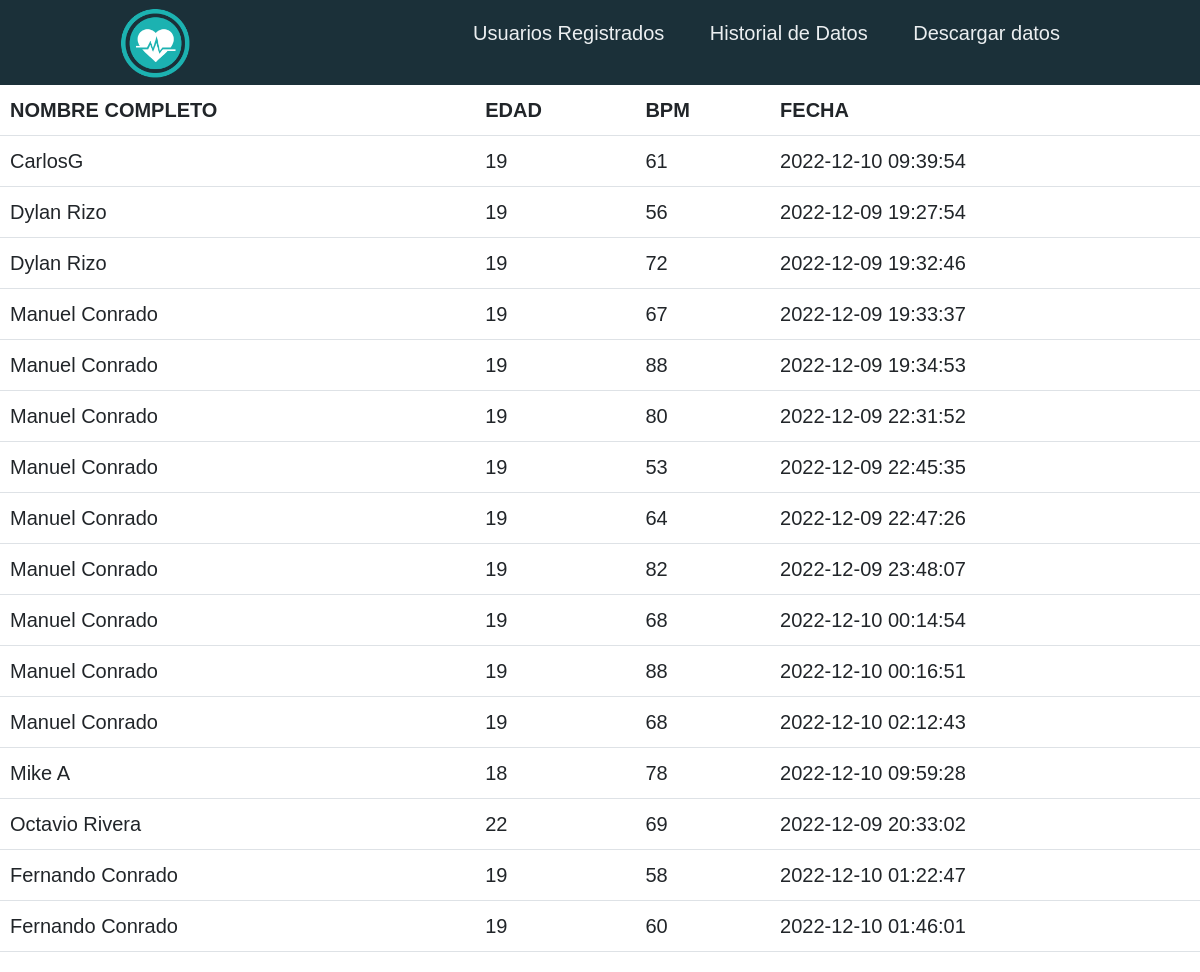
The app's page /datos with its own data.
### tables this page shows
CREATE TABLE datos (
    usuario_id INTEGER,
    Bpm        INTEGER,
    Fecha      DATETIME
);

CREATE TABLE usuarios (
    id             INTEGER PRIMARY KEY AUTOINCREMENT,
    NombreCompleto TEXT    NOT NULL,
    Edad           INTEGER NOT NULL,
    Usuario        TEXT    NOT NULL
                           UNIQUE,
    Correo         TEXT    NOT NULL
                           UNIQUE,
    Clave          TEXT    NOT NULL
);

### app.py (the view)
@app.route("/datos")
def datos():
    datos = db.execute("SELECT * FROM usuarios JOIN datos ON id = usuario_id ORDER BY usuario ASC")
    return render_template("datos.html", datos=datos)

### templates/datos.html (shortened to what this page needs)
{% extends "panelAdmin.html" %}
{% block body %}
<table class="table">
    <thead>
        <tr>
            <th scope="col">NOMBRE COMPLETO</th>
            <th scope="col">EDAD</th>
            <th scope="col">BPM</th>
            <th scope="col">FECHA</th>
        </tr>
    </thead>
    <tbody>
        {% for i in datos %}
        <tr>
            <td>{{ i["NombreCompleto"] }}</td>
            <td>{{ i["Edad"] }}</td>
            <td>{{ i["Bpm"] }}</td>
            <td>{{ i["Fecha"] }}</td>
        </tr>
        {% endfor %}
    </tbody>
</table>
{% endblock %}

### static/CSS/layout.css (style rules this page uses)
* { box-sizing: border-box; margin: 0; padding: 0; font-family: 'Nunito', sans-serif; font-size: 20px; }
body { background-color: white; }
html { min-height: 100%; position: relative; }

### records on screen
datos: NombreCompleto "CarlosG", Edad "19", Bpm "61", Fecha "2022-12-10 09:39:54"
datos: NombreCompleto "Dylan Rizo", Edad "19", Bpm "56", Fecha "2022-12-09 19:27:54"
datos: NombreCompleto "Dylan Rizo", Edad "19", Bpm "72", Fecha "2022-12-09 19:32:46"
datos: NombreCompleto "Manuel Conrado", Edad "19", Bpm "67", Fecha "2022-12-09 19:33:37"
datos: NombreCompleto "Manuel Conrado", Edad "19", Bpm "88", Fecha "2022-12-09 19:34:53"
datos: NombreCompleto "Manuel Conrado", Edad "19", Bpm "80", Fecha "2022-12-09 22:31:52"
datos: NombreCompleto "Manuel Conrado", Edad "19", Bpm "53", Fecha "2022-12-09 22:45:35"
datos: NombreCompleto "Manuel Conrado", Edad "19", Bpm "64", Fecha "2022-12-09 22:47:26"
datos: NombreCompleto "Manuel Conrado", Edad "19", Bpm "82", Fecha "2022-12-09 23:48:07"
datos: NombreCompleto "Manuel Conrado", Edad "19", Bpm "68", Fecha "2022-12-10 00:14:54"
datos: NombreCompleto "Manuel Conrado", Edad "19", Bpm "88", Fecha "2022-12-10 00:16:51"
datos: NombreCompleto "Manuel Conrado", Edad "19", Bpm "68", Fecha "2022-12-10 02:12:43"
datos: NombreCompleto "Mike A", Edad "18", Bpm "78", Fecha "2022-12-10 09:59:28"
datos: NombreCompleto "Octavio Rivera", Edad "22", Bpm "69", Fecha "2022-12-09 20:33:02"
datos: NombreCompleto "Fernando Conrado", Edad "19", Bpm "58", Fecha "2022-12-10 01:22:47"
datos: NombreCompleto "Fernando Conrado", Edad "19", Bpm "60", Fecha "2022-12-10 01:46:01"
